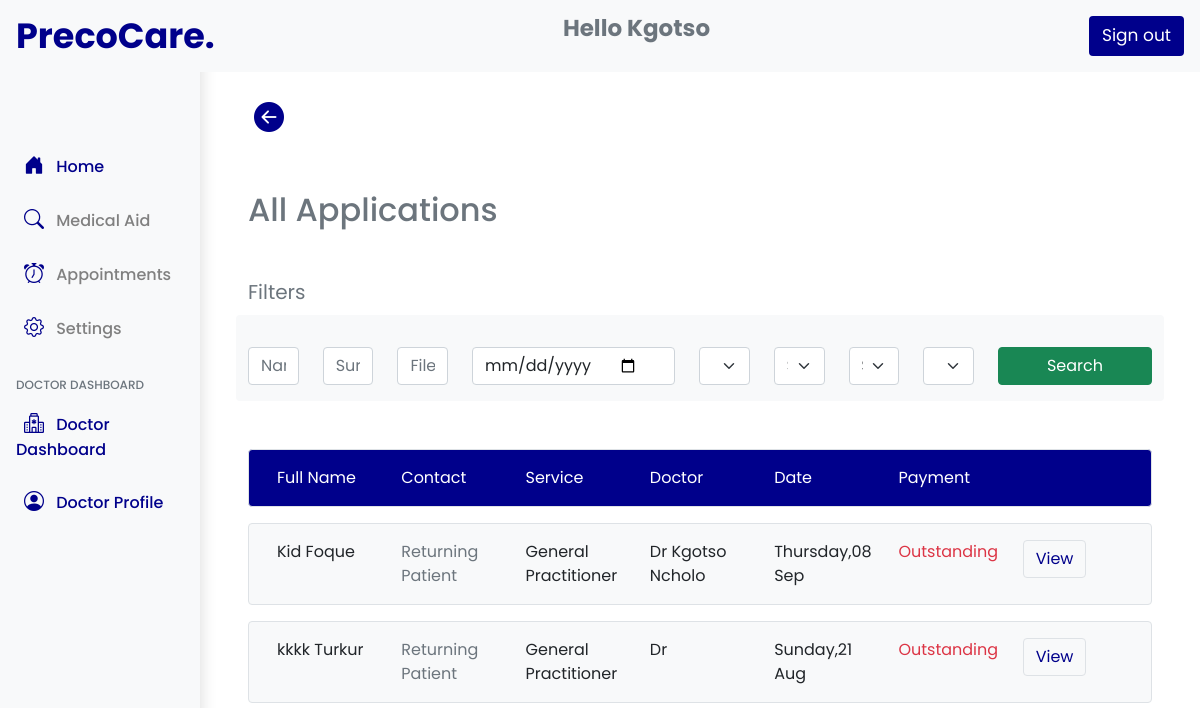
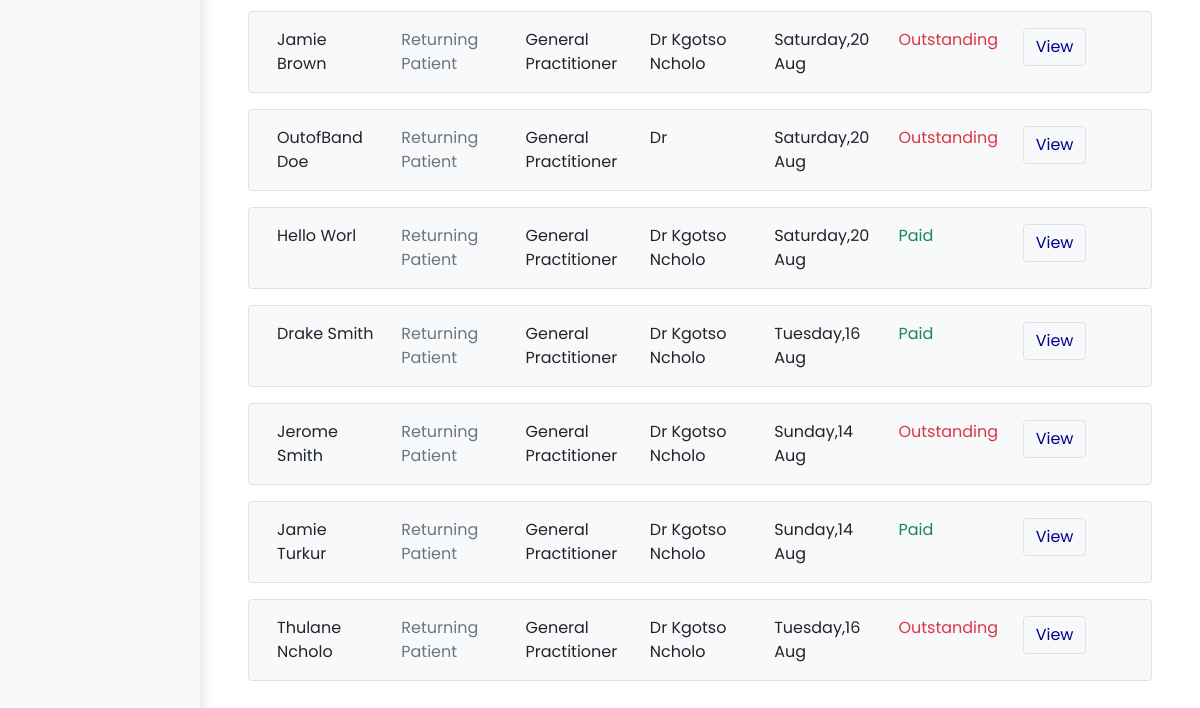
The page /all-applications/1 (signed in) on the database as committed earlier (2 pictures, top to bottom).
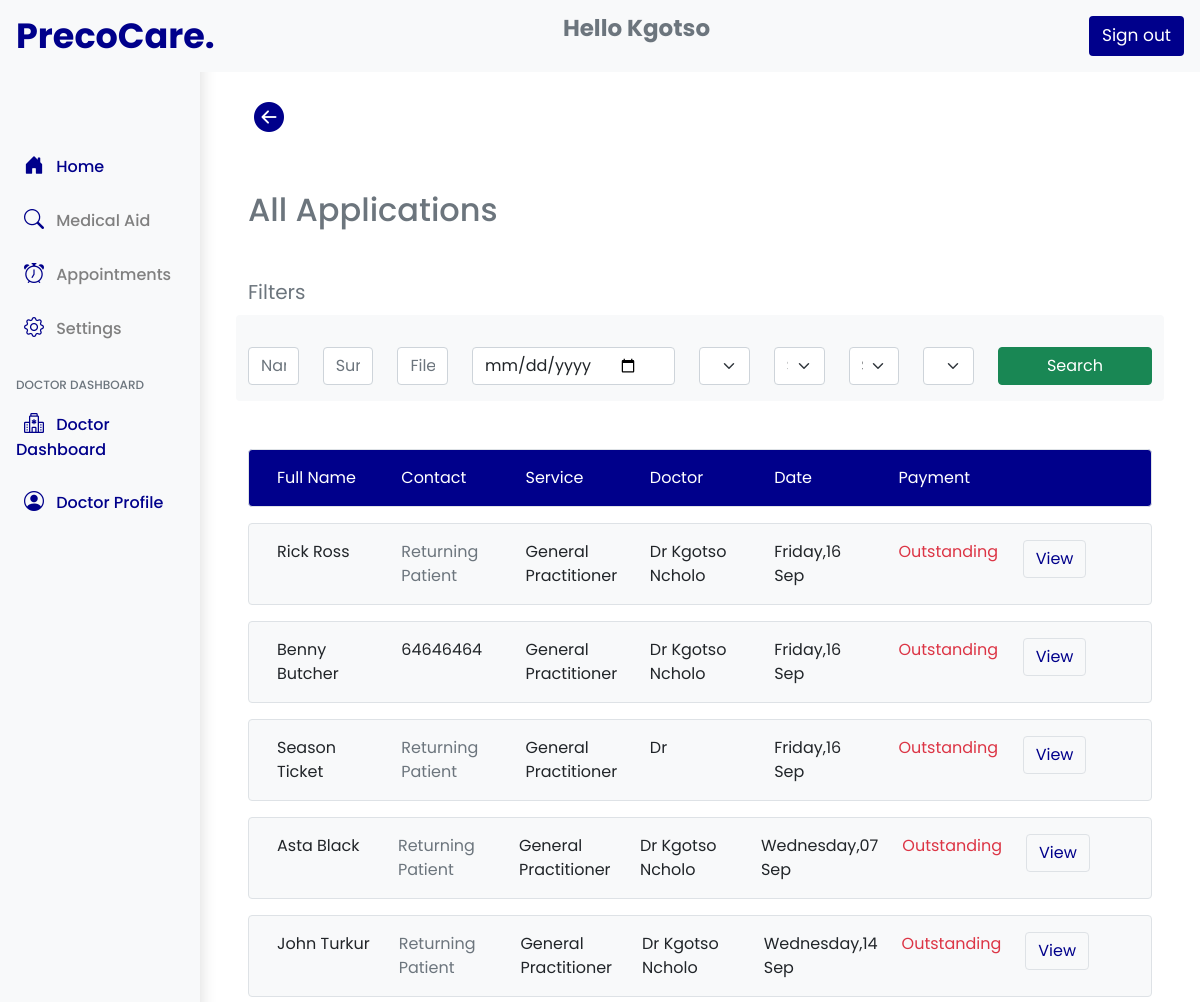
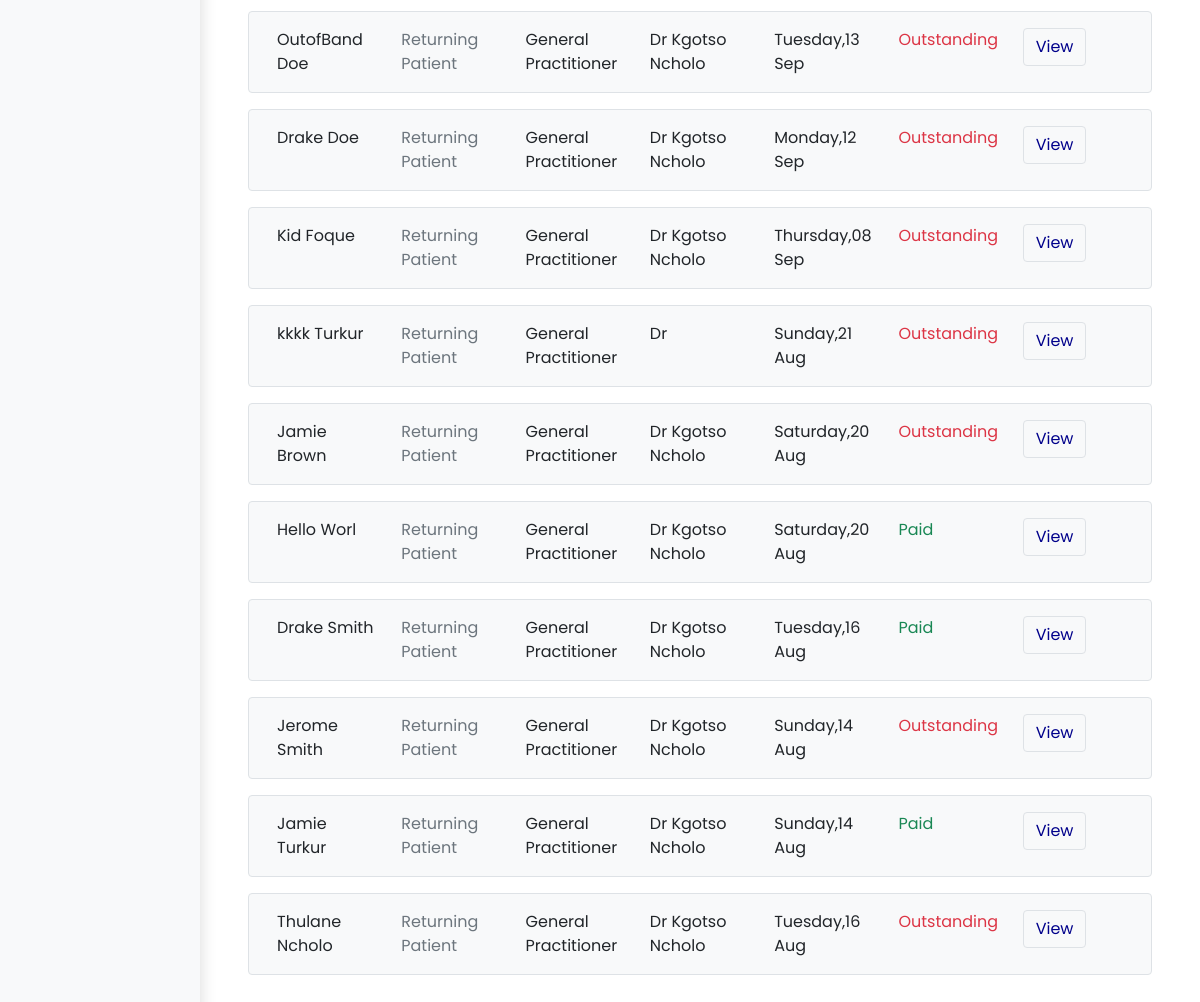
The same page on the database as committed later (2 pictures, top to bottom).
### precocare/models.py (models this page shows, shortened)
class ApplicationForm(models.Model):
    User = models.ForeignKey(User,null=True, on_delete=models.CASCADE , blank=True, related_name="user_application", default=None)
    visit_status = models.CharField(max_length=50,null=True,blank=True)
    application_for = models.CharField(max_length=50,null=True,blank=True)
    service = models.ForeignKey(ServiceModel, on_delete=models.CASCADE , blank=True, related_name="application_service", default=None)
    fee = models.CharField(max_length=1000,null=True,blank=True)
    time_slot = models.CharField(max_length=1000,null=True,blank=True)
    time_slot_id = models.ForeignKey(BookedTimeslotModel, on_delete=models.CASCADE , blank=True, related_name="time_slot_pk", default=None)
    date_appointment = models.DateField(auto_now_add=False,null=True,blank=True)
    reschedule_date = models.CharField(max_length=500,null=True,blank=True)
    patient_name = models.CharField(max_length=500,null=True,blank=True)
    patient_surname = models.CharField(max_length=500,null=True,blank=True)
    gender = models.CharField(max_length=500,null=True,blank=True)
    date_of_birth = models.CharField(max_length=500,null=True,blank=True)
    identification = models.CharField(max_length=13,null=True,blank=True)
    contact = models.CharField(max_length=50,null=True,blank=True)
    email = models.CharField(max_length=1000,null=True,blank=True)
    street = models.CharField(max_length=1000,null=True,blank=True)
    town = models.CharField(max_length=1000,null=True,blank=True)
    postal_code = models.CharField(max_length=1000,null=True,blank=True)
    medical_aid = models.ForeignKey(InsuranceModel,related_name="application_medical",blank=True,default=None,on_delete=models.CASCADE,null=True)
    paid_status = models.CharField(max_length=100,null=True,blank=True,default="Outstanding")
    reason_visit = models.TextField(blank = True,null=True)
    allergies = models.TextField(blank = True,null=True)
    application_status = models.CharField(max_length=100,null=True,blank=True,default="Pending")
    notify = models.CharField(max_length=100,null=True,blank=True,default="Incomplete")
    clinic_id = models.ForeignKey(ClinicModel, on_delete=models.CASCADE , blank=True, related_name="clinic_application", default=None)
    doctor = models.ForeignKey(DoctorModel, on_delete=models.CASCADE , blank=True, related_name="doctor_application", default=None,null=True)
    clinic_location = models.ForeignKey(ClinicLocationsModel, on_delete=models.CASCADE , blank=True, related_name="location_chosen", default=None,null=True)
    cancel_appointment = models.CharField(max_length=100,null=True,blank=True,default="Ongoing")
    patient_file_number = models.CharField(max_length=1000,null=True,blank=True)
    admin_booked = models.CharField(max_length=100,null=True,blank=True,default="No")
    date_created = models.DateTimeField(auto_now_add=True, null=True)

class ServiceModel(models.Model):
    clinic_id = models.ForeignKey(ClinicModel, on_delete=models.CASCADE , blank=True, related_name="service_clinic", default=None)
    service_name = models.CharField(max_length=500,null=True)
    service_fee = models.CharField(max_length=500,null=True)

class DoctorModel(models.Model):
    user = models.OneToOneField(User,null=True, on_delete=models.CASCADE)
    first_name = models.CharField(max_length=200,null=True)
    last_name = models.CharField(max_length=200,null=True)
    about_doctor = models.TextField(blank = True)
    registration_number = models.CharField(max_length=500,null=True)
    mobile_number = models.CharField(max_length=50,null=True)
    email = models.CharField(max_length=200,null=True)
    verified = models.CharField(max_length=100,null=True, default='No' ,blank=True)
    doctor_license = models.CharField(max_length=500,null=True,unique=True)
    profile_set = models.CharField(max_length=50,null=True, default='No' ,blank=True)
    date_created = models.DateTimeField(auto_now_add=True, null=True)
    profile_pic = models.ImageField(null=True, blank=True,upload_to='files/doctorprofile')

### precocare/decorators.py (the view)
        def wrapper_func(request, *args, **kwargs):
            group = None
            if request.user.groups.exists():
                group = request.user.groups.all()[0].name
            if group in allowed_roles:
                return view_func(request, *args, **kwargs)
            else:
                return redirect('homepage')

### precocare/models.py (called while the page is built)
    def __str__(self):
        return self.name

### precocare/views.py (called while the page is built, shortened)
@allowed_user(allowed_roles=['admin','doctors'])
def AllApplicatoinsView(request,clinic_id):
    appointments_list = ApplicationForm.objects.filter(clinic_id = clinic_id).order_by("-date_created")
    clinicId = ClinicModel.objects.get(id= clinic_id)
    services = ServiceModel.objects.filter(clinic_id = clinic_id)
    if request.method == 'POST' and 'applicationsPayment' in request.POST:
        applicationId = request.POST.get('appointmentId')
        saveData = ApplicationForm.objects.get(id = applicationId)
        saveData.paid_status = request.POST.get('payment')
        saveData.save()
        messages.success(request, 'Application Updated')
    context = {
        "appointments_list" : appointments_list,
        "clinic" : clinicId,
        "services" : services
    }
    return render(request, "Admin/allapplications.html",context)

### precocare/templates/Admin/allapplications.html (shortened to what this page needs)
{% extends 'Admin/admin.html' %}
{% block content %}
<section class="mt-4 container">
    <a href="{% url 'dashboard' clinic.id %}">
        <button style="border: none; background-color: transparent;">
            <i class="bi bi-arrow-left-circle-fill" style="font-size: 30px; color: darkblue;"></i>
          </button>
    </a>
  </section>
  <section class="container mt-4">
   <h2 class="text-secondary">All Applications</h2>
  </section>
  <section class="container mt-5">
    <p class="text-secondary mb-2" style="font-size: 20px;">Filters</p>
    <form method="POST" autocomplete="off">
        <div class="row py-3 bg-light rounded">
            <div class="col-sm-12 col-lg col-md-6 mt-3">
                <input class="form-control me-2" type="text" placeholder="Name" aria-label="Search" name="firstNameSearch">
            </div>
            <div class="col-sm-12 col-lg col-md-6 mt-3">
                <input class="form-control me-2" type="text" placeholder="Surname" aria-label="Search" name="lastNameSearch">
            </div>
            <div class="col-sm-12 col-lg col-md-6 mt-3">
                <input class="form-control me-2" type="text" placeholder="File Number" aria-label="Search" name="fileSearch">
            </div>
            <div class="col-sm-12 col-lg col-md-6 mt-3">
                <input class="date-style" type="date" placeholder="Select Date" name="DateSearch">
            </div>
            <div class="col-sm-12 col-lg col-md-6 mt-3">
                <select class="form-select" aria-label="Default select example" name="paymentSearch">
                    <option value= >Payment</option>
                  </select>
            </div>
            <div class="col-sm-12 col-lg col-md-6 mt-3">
                <select class="form-select" aria-label="Default select example" name="AppointmentStatusSearch">
                    <option selected value= >Status</option>
                  </select>
            </div>
            <div class="col-sm-12 col-lg col-md-6 mt-3">
                <select class="form-select" aria-label="Default select example" name="ServiceSearchApp">
                    <option value= >Service</option>
                  </select>
            </div>
            <div class="col-sm-12 col-lg col-md-6 mt-3">
                <select class="form-select" aria-label="Default select example" name="InsuranceSearch">
                    <option value= >Insurance</option>
                  </select>
            </div>
            <div class="col-sm-12 col-lg col-md-6 mt-3">
                <center>
                    <button type="submit" class="btn btn-success px-5" name="appointmentSearch">Search</button>
                </center>
            </div>
        </div>
    </form>
</section>
  <section class="mt-5 container">
    <div class="row m-0  border text-white p-3 rounded" style="background-color: darkblue;">
        <div class="col">
            Full Name
        </div>
        <div class="col hide-components-ipad">
            Contact
        </div>
        <div class="col hide-components-ipad">
            Service
        </div>
        <div class="col hide-components-ipad">
            Doctor
        </div>
        <div class="col hide-components-ipad">
            Date
        </div>
        <div class="col hide-components-ipad">
            Payment
        </div>
        <div class="col"></div>
    </div>
    {% for appointment in appointments_list %}
    <div class="row m-0 bg-light border p-3 rounded my-3">
        <div class="col">
            {{appointment.patient_name}} {{appointment.patient_surname}}
        </div>
        <div class="col hide-components-ipad">
            {% if appointment.contact == None %}
            <span class="text-secondary">Returning Patient</span>
            {% else %}
            {{appointment.contact}}
            {% endif %}
        </div>
        <div class="col hide-components-ipad">
            {{appointment.service.service_name}}
        </div>
        <div class="col hide-components-ipad">
            Dr {{appointment.doctor.first_name}} {{appointment.doctor.last_name}}
        </div>
        <div class="col hide-components-ipad">
            {{appointment.date_appointment |date:"l,d M"}}
        </div>
        <div class="col hide-components-ipad">
            {% if appointment.paid_status == "Outstanding"%}
            <span class="text-danger">{{appointment.paid_status}}</span>
            {% else %}
            <span class="text-success">{{appointment.paid_status}}</span>
            {% endif %}
        </div>
        <div class="col">
            <button type="button" style="color: darkblue;" class="btn border bg-light" data-bs-toggle="modal" data-bs-target="#exampleModal{{appointment.id}}">
                View
            </button>
        </div>
    </div>
    {% empty %}
    <div class="alert alert-secondary mt-4" role="alert">
        No Record Found
      </div>
    {% endfor %}
  </section>
{% endblock %}

### precocare/templates/Admin/admin.html (shortened to what this page needs)
{% load static %}
<!doctype html>
<html lang="en">
  <head>
    <link rel="stylesheet" href="{% static '/css/main.css' %}">
    <link rel="stylesheet" href="{% static '/css/bootstrap.css' %}">
    <link rel="stylesheet" href="{% static '/js/bootstrap.js' %}">
    <link rel="stylesheet" href="{% static '/js/dashboard.js' %}">
    <link rel="stylesheet" href="{% static '/css/dashboard.css' %}">
    <link rel="stylesheet" href="https://cdn.jsdelivr.net/npm/bootstrap-icons@1.8.3/font/bootstrap-icons.css">
  </head>
  <body class="body-fonts">
    <header class="navbar navbar-dark sticky-top  flex-md-nowrap p-0 bg-light  py-2" style="background-color: white;">
        <a class="col-md-3 col-lg-2 me-0 px-3 nav-branding" href="#" style="text-decoration: none;">
          PrecoCare.
        </a>
        {% if user.is_authenticated %}
          <p class="text-secondary hide-components-lg top-nav-hero">Hello <span>{{request.user}}<span></p>
        {% endif %}
        <div class="navbar-nav hide-components-lg">
          <div class="nav-item text-nowrap">
            {% if user.is_authenticated %}
            <a class="nav-link px-3" href="{% url 'logout'%}">
              <button type="button" class="btn text-white" style="background-color: darkblue; font-size: 17px;">Sign out</button>
            </a>
            {% else %}
            <a class="nav-link px-3" href="{% url 'login'%}">
              <button type="button" class="btn text-white" style="background-color: darkblue; font-size: 17px;">Login</button>
            </a>
            {% endif %}
          </div>
        </div>
      </header>
      <div class="container-fluid">
        <div class="row">
          {% include 'partials/sidebar.html' %}
          <main class="col-md-9 ms-sm-auto col-lg-10 px-md-4 responsive-padding">
            {% block content %}
            {% endblock %}
            <div style="height: 150px; width: 100%;"></div>
          </main>
        </div>
      </div>
  </body>
</html>

### precocare/templates/partials/sidebar.html (shortened to what this page needs)
<nav id="sidebarMenu" class="col-md-3 col-lg-2 d-md-block bg-light sidebar collapse hide-components-lg shadow">
  <div class="position-sticky" style="padding-top: 90px;">
    <ul class="nav flex-column">
      <li class="nav-item my-1">
        <a class="nav-link" aria-current="page" href="{% url 'homepage' %}" style="color: darkblue;">
          <span> <i class="bi bi-house-door-fill navbar-icons-lg px-2"></i></span>
          Home
        </a>
      </li>
      <li class="nav-item my-1">
        <a class="nav-link" aria-current="page" href="{% url 'insurance' %}" style="color: grey;">
          <span> <i class="bi bi-search navbar-icons-lg px-2"></i></span>
          Medical Aid
        </a>
      </li>
      {% if user.is_authenticated %}
      <li class="nav-item my-1">
        <a class="nav-link" aria-current="page" href="{% url 'appointments' %}" style="color: grey;">
          <span> <i class="bi bi-alarm navbar-icons-lg px-2"></i></span>
          Appointments
        </a>
      </li>
      {% endif %}
      <li class="nav-item my-1">
        <a class="nav-link" aria-current="page" href="{% url 'settings' %}" style="color: grey;">
          <span> <i class="bi bi-gear navbar-icons-lg px-2"></i></span>
          Settings
        </a>
      </li>
    </ul>
    {% if user.groups.all.0.name == "doctors" %}
    <h6 class="sidebar-heading d-flex justify-content-between align-items-center px-3 mt-4 mb-1 text-muted">
      <span>Doctor Dashboard</span>
    </h6>
    <ul class="nav flex-column mb-2">
      <li class="nav-item my-1">
        <a class="nav-link" aria-current="page" href="{% url 'doctor-clinics' %}" style="color: darkblue;">
          <span> <i class="bi bi-hospital navbar-icons-lg px-2"></i></span>
          Doctor Dashboard
        </a>
      </li>
      <li class="nav-item my-1">
        <a class="nav-link" aria-current="page" href="{% url 'doctor-profile' %}" style="color: darkblue;">
          <span> <i class="bi bi-person-circle navbar-icons-lg px-2"></i></span>
          Doctor Profile
        </a>
      </li>
    </ul>
    {% endif %}
  </div>
</nav>

### static/css/main.css (style rules this page uses)
:root { --main-bg-color: pink; }

### static/css/dashboard.css (style rules this page uses)
.sidebar { position: fixed; top: 0; bottom: 0; left: 0; z-index: 100; padding: 48px 0 0; box-shadow: inset -1px 0 0 rgba(0, 0, 0, .1); }
.sidebar .nav-link { font-weight: 500; color: #333; }
.sidebar-heading { font-size: .75rem; text-transform: uppercase; }

### precocare/templates/Admin/admin.html (style rules this page uses)
.body-fonts { font-family: 'Poppins', sans-serif !important; }
.nav-branding { color: darkblue; font-size: 35px; font-weight: 700; }
.navbar-icons-lg { color: darkblue; font-size: 20px; }
.top-nav-hero { color: darkblue; font-size: 23px; font-weight: 700; }

### precocare/templates/Admin/allapplications.html (style rules this page uses)
.date-style { width: 100%; padding: 0.375rem 2.25rem 0.375rem 0.75rem; -moz-padding-start: calc(0.75rem - 3px); font-size: 1rem; font-weight: 400; line-height: 1.5; color: #212529; background-color: #fff; background-repeat: no-repeat; background-position: right 0.75rem center; background-size: 16px 12px; border: 1px solid #ced4da; border-radius: 0.25rem; transition: border-color .15s ease-in-out,box-shadow .15s ease-in-out; -webkit-appearance: none; -moz-appearance: none; appearance: none; }

Rows that differ between the two databases and show on the page:
added ApplicationForm: patient_name "Rick", patient_surname "Ross", shows "Returning Patient", service.service_name "General Practitioner", doctor.first_name "Kgotso", doctor.last_name "Ncholo", date_appointment "Friday,16 Sep", paid_status "Outstanding"
added ApplicationForm: patient_name "Benny", patient_surname "Butcher", contact "64646464", service.service_name "General Practitioner", doctor.first_name "Kgotso", doctor.last_name "Ncholo", date_appointment "Friday,16 Sep", paid_status "Outstanding"
added ApplicationForm: patient_name "Season", patient_surname "Ticket", shows "Returning Patient", service.service_name "General Practitioner", date_appointment "Friday,16 Sep", paid_status "Outstanding"
added ApplicationForm: patient_name "Asta", patient_surname "Black", shows "Returning Patient", service.service_name "General Practitioner", doctor.first_name "Kgotso", doctor.last_name "Ncholo", date_appointment "Wednesday,07 Sep", paid_status "Outstanding"
added ApplicationForm: patient_name "John", patient_surname "Turkur", shows "Returning Patient", service.service_name "General Practitioner", doctor.first_name "Kgotso", doctor.last_name "Ncholo", date_appointment "Wednesday,14 Sep", paid_status "Outstanding"
changed ApplicationForm "OutofBand": doctor.first_name (not shown) → "Kgotso"; doctor.last_name (not shown) → "Ncholo"; date_appointment "Saturday,20 Aug" → "Tuesday,13 Sep"; moves up the list
added ApplicationForm: patient_name "Drake", patient_surname "Doe", shows "Returning Patient", service.service_name "General Practitioner", doctor.first_name "Kgotso", doctor.last_name "Ncholo", date_appointment "Monday,12 Sep", paid_status "Outstanding"
